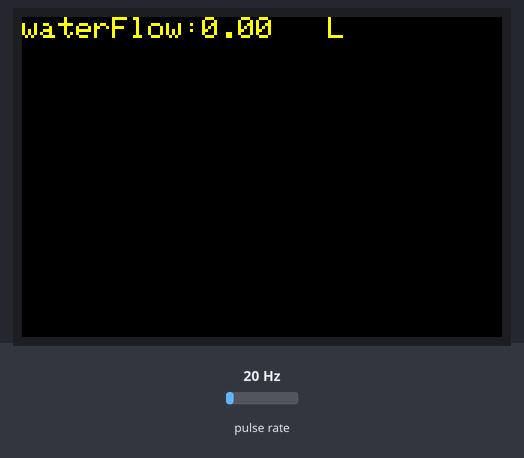
A sketch run on a simulated Arduino MKR. Parts: 480×320 colour display. Wiring (inferred from the names in the program): pulse sensor: data A2. Inputs (shaded band) come from the test bench; at power-on: pulse rate 20 Hz. What the sketch prints to the serial monitor is not drawn.

Above: at 1.5 s.
1.6 s: pulse rate (sensor on A2) set to 100 Hz
At 4.2 s:
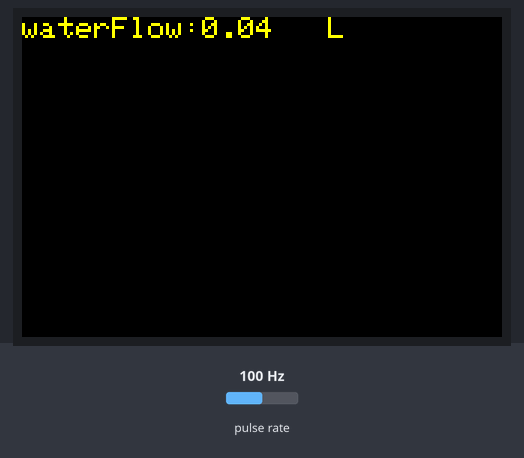
4.6 s: pulse rate (sensor on A2) set to 150 Hz
At 7.3 s:
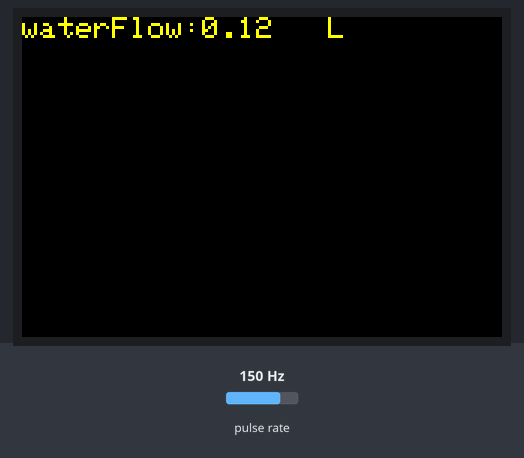
7.6 s: pulse rate (sensor on A2) set to 50 Hz
At 15.9 s:
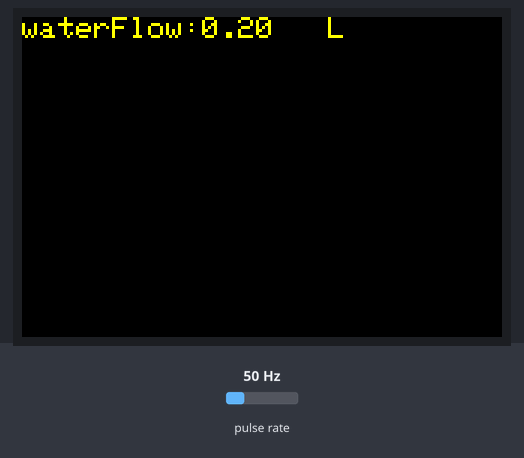
Timing chart, 0 to 16.6 s (numbered marks = the images above; inputs shaded):
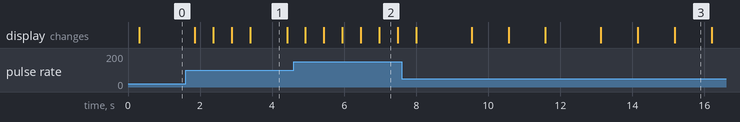

The sketch:

water_flow_tft35.ino
```cpp
// (licence header left out)
#include <SPI.h>
#include <WiFi101.h>
#include "Adafruit_GFX.h"
#include "Adafruit_HX8357.h"

#define STMPE_CS 6
#define TFT_CS   9
#define TFT_DC   10
#define SD_CS    5
#define TFT_RST -1

/*
 * Adafruit 3.5" 480x320 TFT FeatherWing
 * https://learn.adafruit.com/adafruit-3-5-tft-featherwing?view=all
 */

// Use hardware SPI and the above for CS/DC
Adafruit_HX8357 tft = Adafruit_HX8357(TFT_CS, TFT_DC, TFT_RST);

int hallsensor = A2; // The pin location of the sensor
volatile double waterFlow;

void setup() {
  Serial.begin(9600);

  /*
   * Interrupts Feather M0 from Adafruit
   * https://github.com/arduino/ArduinoCore-samd/issues/136
   */

  pinMode(hallsensor, INPUT);
  attachInterrupt(A2, pulse, RISING);

  Serial.println("Water Flow Measurement");

  waterFlow = 0;

  tft.begin(HX8357D);
  tft.setRotation(1);
  tft.fillScreen(HX8357_BLACK);
}

void loop() {
  tft.setCursor(0, 0);

  /*
   * Have print() clear existing text
   * https://github.com/adafruit/Adafruit-GFX-Library/issues/16
   */

  tft.setTextSize(3);
  tft.setTextColor(HX8357_YELLOW, HX8357_BLACK);
  tft.print("waterFlow:");
  tft.print(waterFlow);
  tft.print("   L");

  Serial.print("waterFlow:");
  Serial.print(waterFlow);
  Serial.println("   L");

  delay(500);
}

void pulse() { //measure the quantity of square wave
  waterFlow += 1.0 / 5880.0;
}
```

Measured:
- after the input at 1.6 s, the display: first differs from a run without the input after 0.77 s (image 1 shows a later state)
- what the display in image 1 shows lasts 1.0 s, from 3.4 s to 4.4 s
